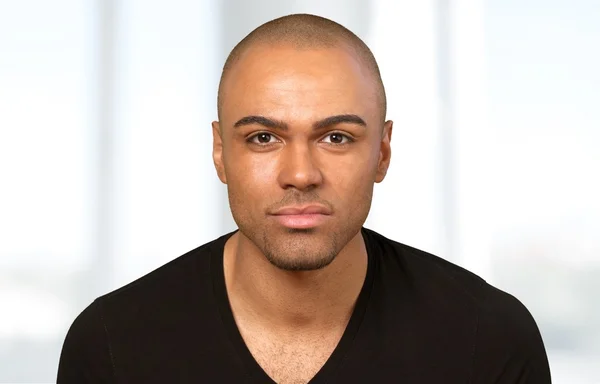
#> input picture Session 5/person.jpg, 600 x 384 px
$ jupyter execute 7.ipynb
#> lines starting #> are read from the running program, lines starting #| are printed output that depends on the picture
[cell 1]
import cv2
import matplotlib.pyplot as plt

# قراءة الصورة
img = cv2.imread('person.jpg')
#> img is the input picture: shape (384, 600, 3); mean B, G, R 174, 181.3, 193.5

# فصل القنوات
colors = ('b', 'g', 'r')

plt.figure()
plt.title("Color Histogram")
plt.xlabel("Pixel Intensity")
plt.ylabel("Count")

# حساب الهيستوغرام لكل قناة
for i, color in enumerate(colors):
    hist = cv2.calcHist([img], [i], None, [256], [0, 256])
    plt.plot(hist, color=color)

plt.show()
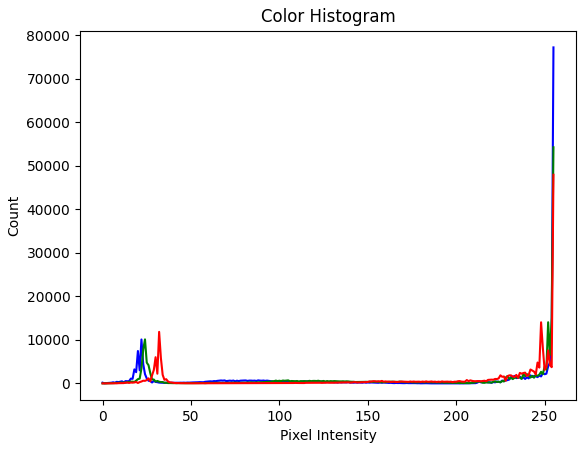
#> figure drawn by matplotlib, 1 panel; curve peaks at x = 255, y = 77242; curve peaks at x = 255, y = 54279; curve peaks at x = 255, y = 47966

[cell 2]
import numpy as np

# دمج القنوات الثلاث
hist_b = cv2.calcHist([img], [0], None, [256], [0,256])
#> hist_b = 256 values, max 77242 at index 255, min 4 at index 191, mean 900
hist_g = cv2.calcHist([img], [1], None, [256], [0,256])
#> hist_g = 256 values, max 54279 at index 255, min 3 at index 0, mean 900
hist_r = cv2.calcHist([img], [2], None, [256], [0,256])
#> hist_r = 256 values, max 47966 at index 255, min 0 at index 2, mean 900

# دمجهم في متجه واحد
feature_vector = np.concatenate([hist_b, hist_g, hist_r])
#> feature_vector = 768 values, max 77242 at index 255, min 0 at index 514, mean 900

print(feature_vector.shape)  # (768,)
#| (768, 1)


$ run again, with Session 5/image.jpg copied over Session 5/person.jpg
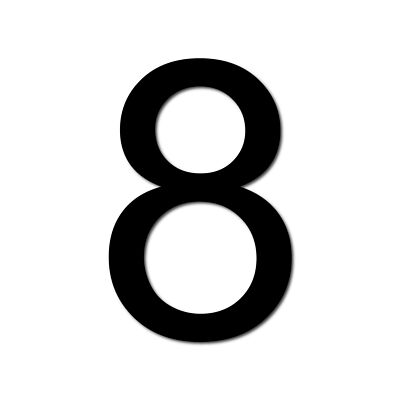
#> input picture Session 5/image.jpg, 400 x 400 px
#> img is the input picture: shape (400, 400, 3); min 0, max 255, mean 214.7
#> `plt.show()`:
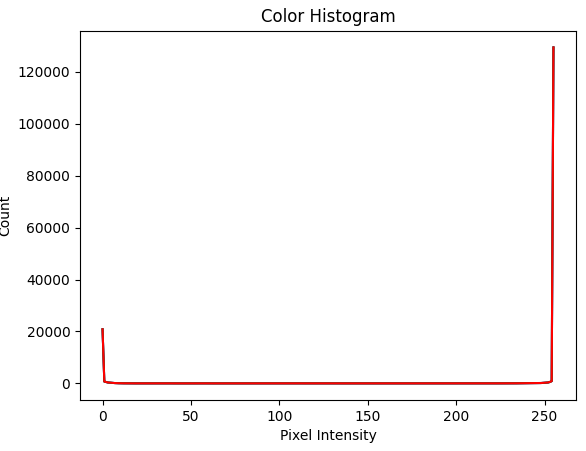
#> figure drawn by matplotlib, 1 panel; curve peaks at x = 255, y = 129363; curve peaks at x = 255, y = 129363; curve peaks at x = 255, y = 129363
#> hist_b = 256 values, max 129363 at index 255, min 4 at index 51, mean 625
#> hist_g has the same summary as hist_b
#> hist_r has the same summary as hist_b
#> feature_vector = 768 values, max 129363 at index 255, min 4 at index 51, mean 625
#| (768, 1)

$ run again, with Session 5/FeatureExtraction.png saved as Session 5/person.jpg
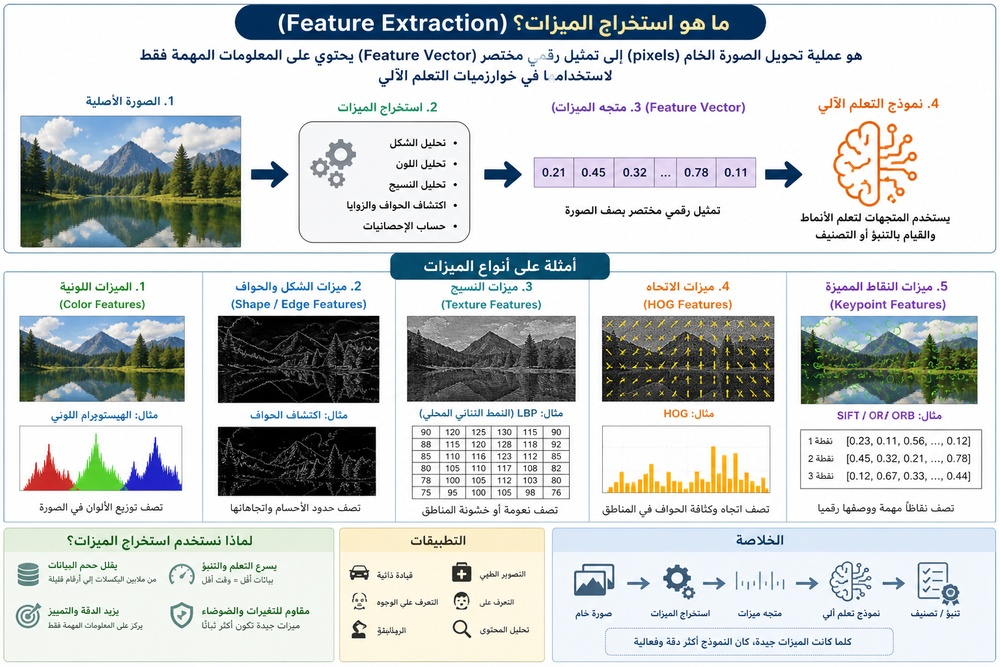
#> input picture Session 5/FeatureExtraction.png, 1000 x 667 px, shrunk from 1536 x 1024 before the run
#> img is the input picture: shape (667, 1000, 3); mean B, G, R 206, 206.3, 201.9
#> `plt.show()`:
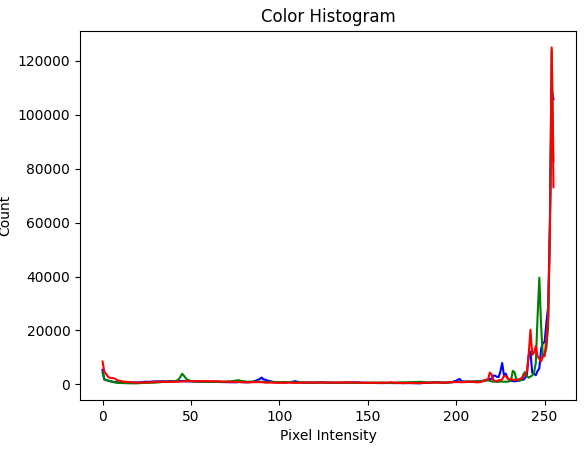
#> figure drawn by matplotlib, 1 panel; curve peaks at x = 254, y = 109126; curve peaks at x = 254, y = 123820; curve peaks at x = 254, y = 124994
#> hist_b = 256 values, max 109126 at index 254, min 401 at index 178, mean 2605.5
#> hist_g = 256 values, max 123820 at index 254, min 366 at index 19, mean 2605.5
#> hist_r = 256 values, max 124994 at index 254, min 453 at index 170, mean 2605.5
#> feature_vector = 768 values, max 124994 at index 766, min 366 at index 275, mean 2605.5
#| (768, 1)

$ run again, with Session 5/Harris.png saved as Session 5/person.jpg
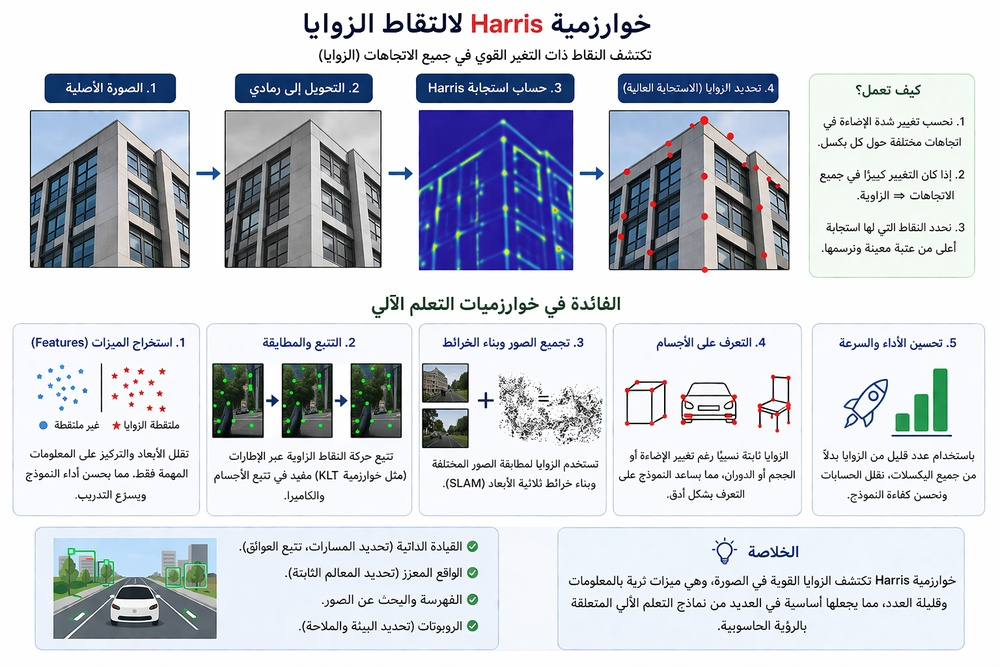
#> input picture Session 5/Harris.png, 1000 x 667 px, shrunk from 1536 x 1024 before the run
#> img is the input picture: shape (667, 1000, 3); mean B, G, R 217.3, 209.8, 205.5
#> `plt.show()`:
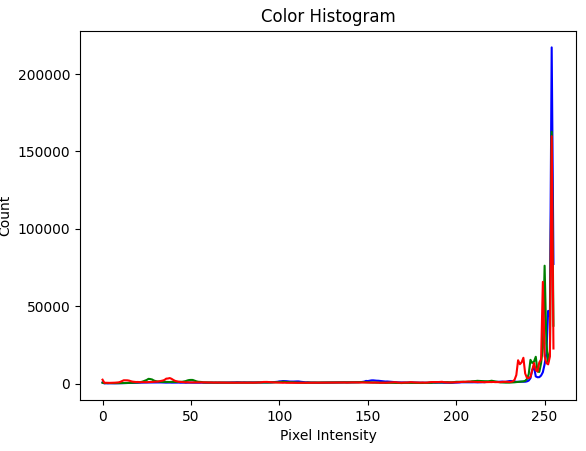
#> figure drawn by matplotlib, 1 panel; curve peaks at x = 254, y = 217234; curve peaks at x = 254, y = 162775; curve peaks at x = 254, y = 159847
#> hist_b = 256 values, max 217234 at index 254, min 121 at index 1, mean 2605.5
#> hist_g = 256 values, max 162775 at index 254, min 235 at index 5, mean 2605.5
#> hist_r = 256 values, max 159847 at index 254, min 465 at index 4, mean 2605.5
#> feature_vector = 768 values, max 217234 at index 254, min 121 at index 1, mean 2605.5
#| (768, 1)
